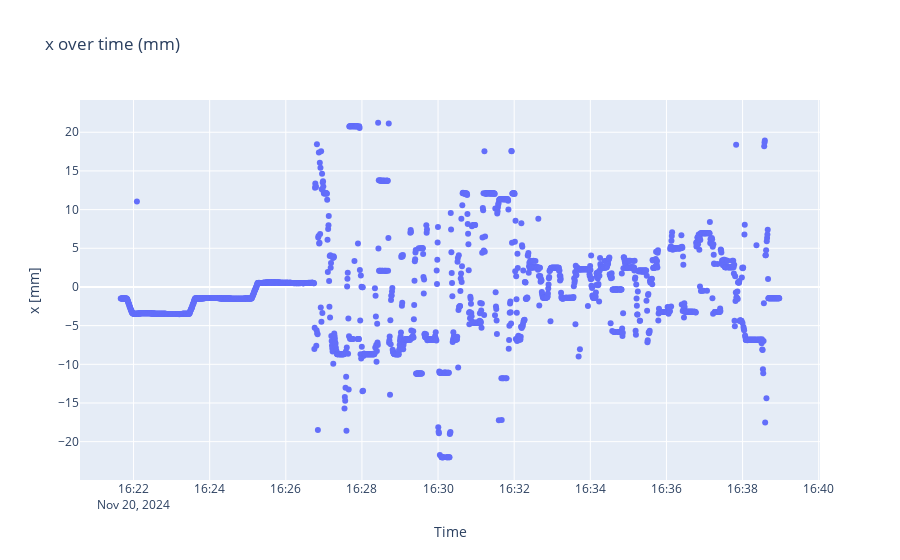
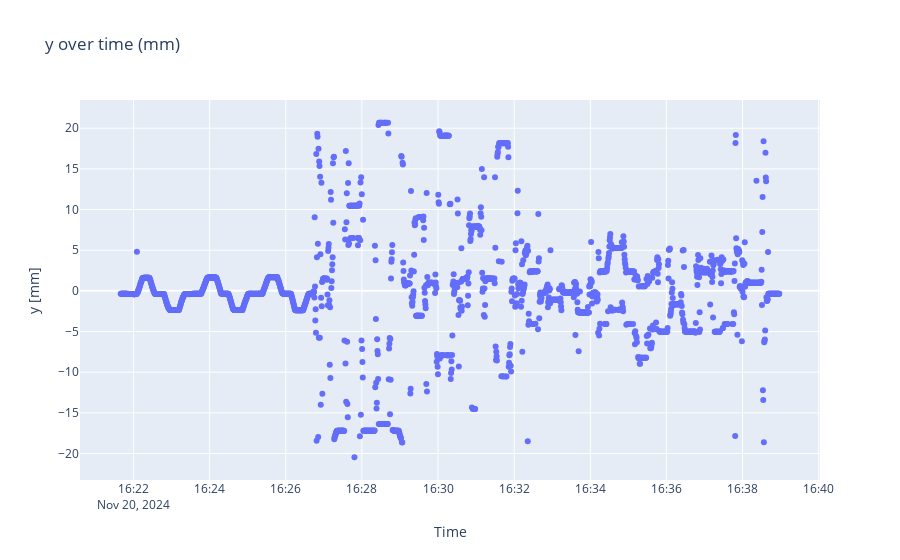
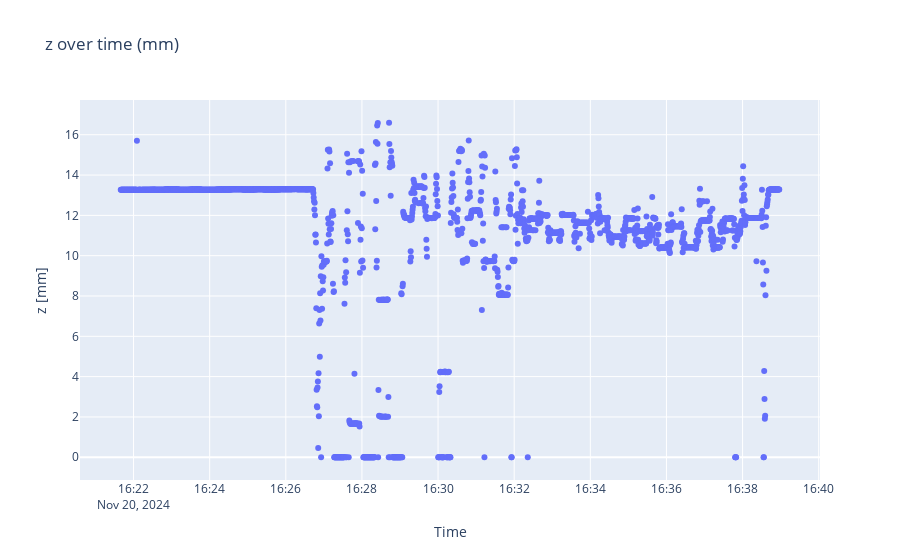

Notebook code for these charts, in order:
### Code cell
locplots(locpred, timestamps)

### Figure 1 — Plotly figure (JSON) as saved in the notebook; plotly's stock layout.template omitted (floating-point values rounded to 4 significant figures; data arrays with more than 128 entries replaced by an {"elided": "..."} marker saying what was removed)
{"data": [{"mode": "markers", "type": "scatter", "x": {"elided": "2050 str values"}, "y": {"elided": "2050 float values"}}], "layout": {"title": {"text": "x over time (mm)"}, "xaxis": {"title": {"text": "Time"}}, "yaxis": {"scaleanchor": "y", "title": {"text": "x [mm]"}}}}

### Figure 2 — Plotly figure (JSON) as saved in the notebook; plotly's stock layout.template omitted (floating-point values rounded to 4 significant figures; data arrays with more than 128 entries replaced by an {"elided": "..."} marker saying what was removed)
{"data": [{"mode": "markers", "type": "scatter", "x": {"elided": "2050 str values"}, "y": {"elided": "2050 float values"}}], "layout": {"title": {"text": "y over time (mm)"}, "xaxis": {"title": {"text": "Time"}}, "yaxis": {"scaleanchor": "y", "title": {"text": "y [mm]"}}}}

### Figure 3 — Plotly figure (JSON) as saved in the notebook; plotly's stock layout.template omitted (floating-point values rounded to 4 significant figures; data arrays with more than 128 entries replaced by an {"elided": "..."} marker saying what was removed)
{"data": [{"mode": "markers", "type": "scatter", "x": {"elided": "2050 str values"}, "y": {"elided": "2050 float values"}}], "layout": {"title": {"text": "z over time (mm)"}, "xaxis": {"title": {"text": "Time"}}, "yaxis": {"scaleanchor": "y", "title": {"text": "z [mm]"}}}}
